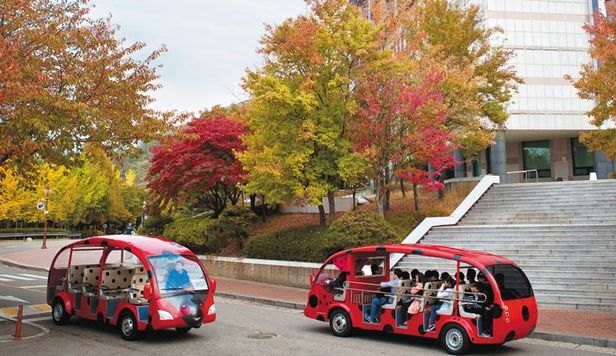
#> input picture Computer-Vision/bus.jpg, 616 x 356 px
$ python exercise3-3.py
#> lines starting #> are read from the running program, lines starting #| are printed output that depends on the picture
import cv2 as cv
import sys
import matplotlib.pyplot as plt

img = cv.imread('bus.jpg')
#> img is the input picture: shape (356, 616, 3); mean B, G, R 103.9, 126.6, 150.9

if img is None:
    sys.exit('파일을 찾을 수 없습니다.')

gray = cv.cvtColor(img, cv.COLOR_BGR2GRAY)
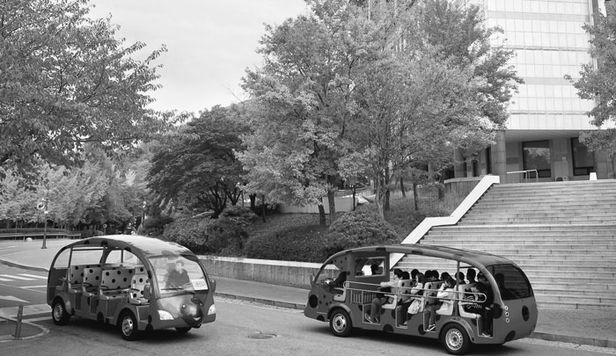
#> gray: shape (356, 616); min 0, max 255, mean 131.3

histogram = cv.calcHist([gray], [0], None, [256], [0, 256])
#> histogram = 256 values, max 2804 at index 235, min 15 at index 0, mean 856.6

plt.plot(histogram, color='b', linewidth=3)

plt.show()
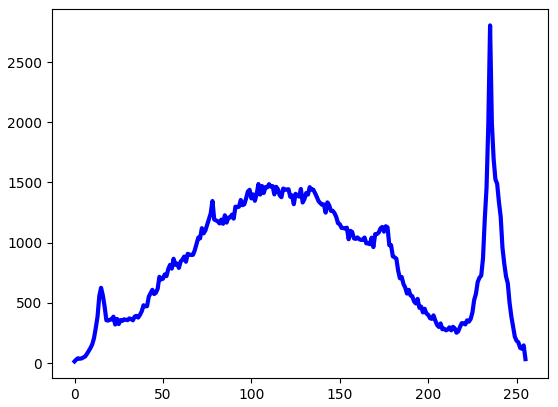
#> figure drawn by matplotlib, 1 panel; curve peaks at x = 235, y = 2804

$ run again, with Computer-Vision/house.jpg copied over Computer-Vision/bus.jpg
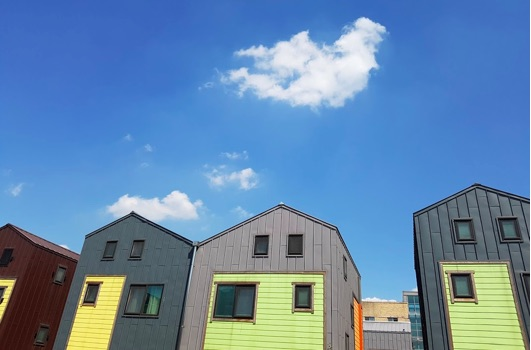
#> input picture Computer-Vision/house.jpg, 531 x 350 px
#> img is the input picture: shape (350, 531, 3); mean B, G, R 172, 135.4, 99.8
#> `gray = cv.cvtColor(img, cv.COLOR_BGR2GRAY)`:
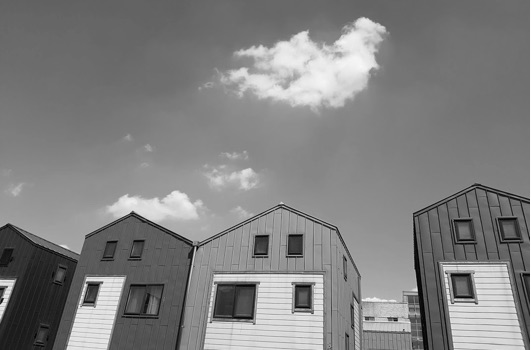
#> gray: shape (350, 531); min 0, max 255, mean 128.9
#> histogram = 256 values, max 3228 at index 102, min 0 at index 249, mean 726
#> `plt.show()`:
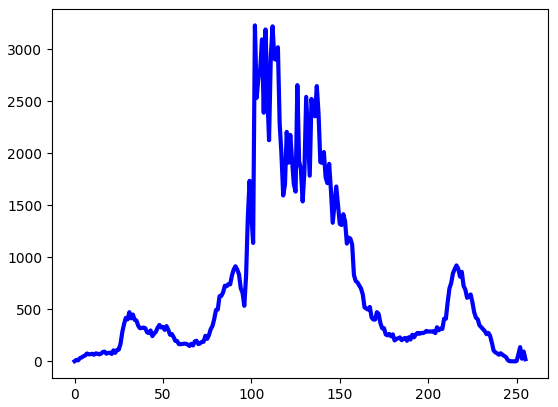
#> figure drawn by matplotlib, 1 panel; curve peaks at x = 102, y = 3228
